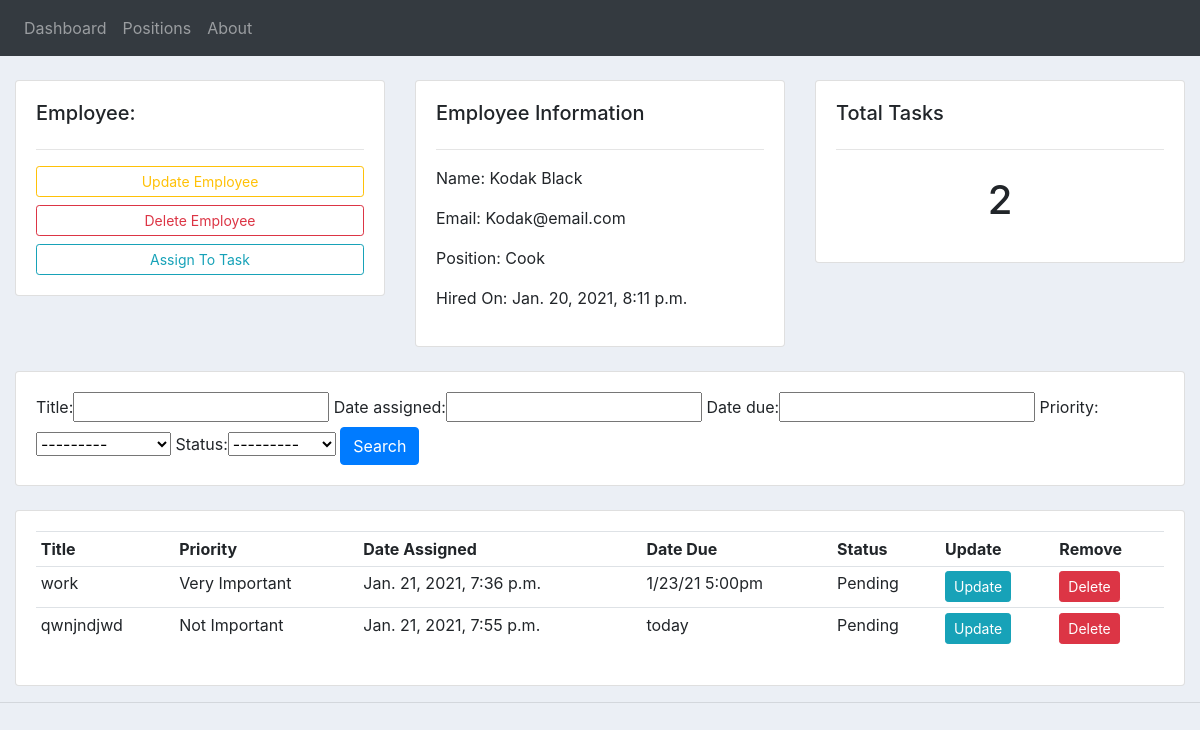
/employee/1/, run on the app's committed database.
### schedule_app/models.py (models this page shows, shortened)
class Employee(models.Model):
    name = models.CharField(max_length=200, null=True)
    email = models.CharField(max_length=200, null=True)
    position = models.ForeignKey(
        Position, null=True, on_delete=models.SET_NULL)
    date_hired = models.DateTimeField(auto_now_add=True)

class Position(models.Model):
    title = models.CharField(max_length=200, null=True)
    description = models.CharField(max_length=200, null=True, blank=True)

class Task(models.Model):
    STATUS = (
        ('Pending', 'Pending'),
        ('In Progress', 'In Progress'),
        ('Complete', 'Complete')
    )
    PRIORITY = (
        ('Not Important', 'Not Important'),
        ('Important', 'Important'),
        ('Very Important', 'Very Important')
    )
    title = models.CharField(max_length=200, null=True)
    note = models.CharField(max_length=200, null=True, blank=True)
    date_assigned = models.DateTimeField(auto_now_add=True)
    date_due = models.CharField(max_length=200, null=True, blank=True)
    priority = models.CharField(max_length=200, null=True, choices=PRIORITY)
    status = models.CharField(max_length=200, null=True, choices=STATUS)
    employee = models.ForeignKey(
        Employee, null=True, on_delete=models.SET_NULL)

### schedule_app/views.py (the view)
# urls.py: path('employee/<str:pk>/', views.employee, name='employee'),
def employee(request, pk):
    employee = Employee.objects.get(id=pk)
    tasks = employee.task_set.all()
    total_tasks = tasks.count()
    myFilter = TaskFilter(request.GET, queryset=tasks)
    tasks = myFilter.qs
    context = {'employee': employee,
               'tasks': tasks, 'total_tasks': total_tasks, 'myFilter': myFilter}
    return render(request, 'schedule_app/employee.html', context)

### schedule_app/templates/schedule_app/employee.html
{% extends 'schedule_app/main.html' %}
{% block content %}
<br>
<div class="row">
    <div class="col-md">
        <div class="card card-body">
            <h5>Employee:</h5>
            <hr>
            <a class="btn btn-outline-warning  btn-sm btn-block" href="">Update Employee</a>
            <a class="btn btn-outline-danger  btn-sm btn-block" href="">Delete Employee</a>
            <a class="btn btn-outline-info  btn-sm btn-block" href="{% url 'create_task' employee.id %}">Assign To
                Task</a>
        </div>
    </div>
    <div class="col-md">
        <div class="card card-body">
            <h5>Employee Information</h5>
            <hr>
            <p>Name: {{employee.name}}</p>
            <p>Email: {{employee.email}}</p>
            <p>Position: {{employee.position.title}}</p>
            <p>Hired On: {{employee.date_hired}}</p>
        </div>
    </div>
    <div class="col-md">
        <div class="card card-body">
            <h5>Total Tasks</h5>
            <hr>
            <h1 style="text-align: center;padding: 10px">{{total_tasks}}</h1>
        </div>
    </div>
</div>
<br>
<div class="row">
    <div class="col">
        <div class="card card-body">
            <form method="get">
                {{myFilter.form}}
                <button class="btn btn-primary" type="submit">Search</button>
            </form>
        </div>
    </div>
</div>
<br>
<div class="row">
    <div class="col-md">
        <div class="card card-body">
            <table class="table table-sm">
                <tr>
                    <th>Title</th>
                    <th>Priority</th>
                    <th>Date Assigned</th>
                    <th>Date Due</th>
                    <th>Status</th>
                    <th>Update</th>
                    <th>Remove</th>
                </tr>
                {% for task in tasks %}
                <tr>
                    <td>{{task.title}}</td>
                    <td>{{task.priority}}</td>
                    <td>{{task.date_assigned}}</td>
                    <td>{{task.date_due}}</td>
                    <td>{{task.status}}</td>
                    <td><a class="btn btn-sm btn-info" href="{% url 'update_task' task.id %}">Update</a></td>
                    <td><a class="btn btn-sm btn-danger" href="{% url 'delete_task' task.id %}">Delete</a></td>
                </tr>
                {% endfor %}
            </table>
        </div>
    </div>
</div>
{% endblock %}

### schedule_app/static/css/main.css (style rules this page uses)
body { background-color: #ebeff5; }

### data on the page
Employee: name "Kodak Black", email "Kodak@email.com", position "Cook", date_hired "Jan. 20, 2021, 8:11 p.m."
Task: title "work", priority "Very Important", date_assigned "Jan. 21, 2021, 7:36 p.m.", date_due "1/23/21 5:00pm", status "Pending"
Task: title "qwnjndjwd", priority "Not Important", date_assigned "Jan. 21, 2021, 7:55 p.m.", date_due "today", status "Pending"

### other printed values
{{ total_tasks }} "2"
